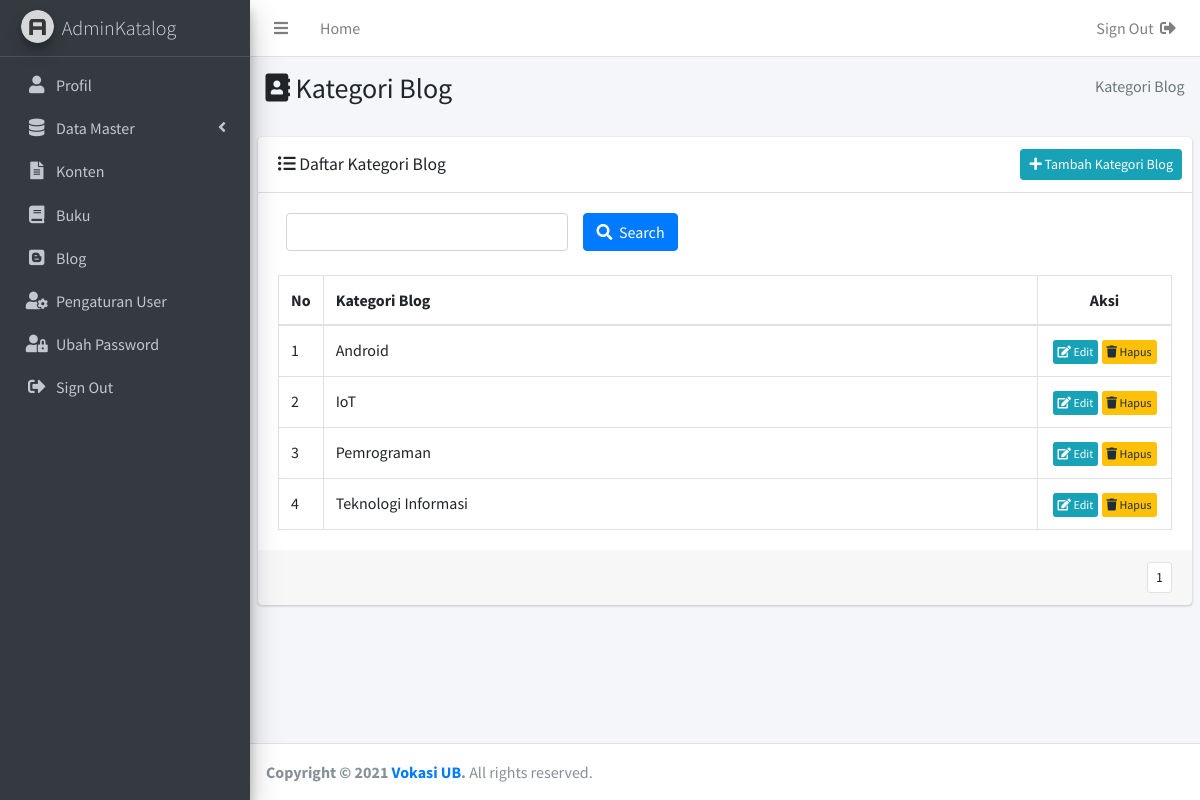
/admin/index.php?include=kategori-blog (signed in), run on the app's committed database.
### tables this page shows
CREATE TABLE `kategori_blog` (
  `id_kategori_blog` int(11) NOT NULL,
  `kategori_blog` varchar(50) DEFAULT NULL
);

### admin/include/kategoriblog.php (the view, shortened to what this page needs)
<section class="content-header">
  <div class="container-fluid">
    <div class="row mb-2">
      <div class="col-sm-6">
        <h3><i class="fas fa-address-book"></i> Kategori Blog</h3>
      </div>
      <div class="col-sm-6">
        <ol class="breadcrumb float-sm-right">
          <li class="breadcrumb-item active"> Kategori Blog</li>
        </ol>
      </div>
    </div>
  </div>
</section>
<section class="content">
        <div class="card">
          <div class="card-header">
            <h3 class="card-title" style="margin-top:5px;"><i class="fas fa-list-ul"></i> Daftar  Kategori Blog</h3>
            <div class="card-tools">
              <a href="index.php?include=tambah-kategori-blog" class="btn btn-sm btn-info float-right"><i class="fas fa-plus"></i> Tambah  Kategori Blog</a>
            </div>
          </div>
          <div class="card-body">
          <div class="col-md-12">
              <form method="post" action="index.php?include=kategori-blog&aksi=cari">
                <div class="row">
                    <div class="col-md-4 bottom-10">
                      <input type="text" class="form-control" id="kata_kunci"
                      name="katakunci"
                      value="<?php if(isset($_GET['katakunci'])){
                        echo $_GET['katakunci'];
                      }?>">
                    </div>
                    <div class="col-md-5 bottom-10">
                      <button type="submit" class="btn btn-primary"><i class="fas fa-search"></i>&nbsp; Search</button>
                    </div>
                </div>
              </form>
            </div><br>
            <table class="table table-bordered">
              <thead>
                <tr>
                  <th width="5%">No</th>
                  <th width="80%">Kategori Blog</th>
                  <th width="15%"><center>Aksi</center></th>
                </tr>
              </thead>
              <tbody>
              <?php
              $batas = 10;
              if(!isset($_GET['halaman'])){
                   $posisi = 0;
              }else{
                   $halaman = $_GET['halaman'];
                   $posisi = ($halaman-1) * $batas;
              }
                $sql_k = "SELECT `id_kategori_blog`,`kategori_blog` FROM
                `kategori_blog` ";
                $sql_k .= " ORDER BY `kategori_blog`limit $posisi, $batas";
                $query_k = mysqli_query($koneksi,$sql_k);
                $no = $posisi+1;
                while($data_k = mysqli_fetch_row($query_k)){
                  $id_kategori_blog = $data_k[0];
                  $kategori_blog = $data_k[1];
                ?>
                <tr>
                  <td><?php echo $no; ?></td>
                  <td><?php echo $kategori_blog; ?></td>
                  <td align="center">
                  <a href="index.php?include=edit-kategori-blog&data=<?php echo $id_kategori_blog;?>" class="btn btn-xs btn-info"><i class="fas fa-edit"></i> Edit</a>
                  <a href="index.php?include=kategori-blog&aksi=hapus&data=<?php echo $id_kategori_blog;?>&notif=hapusberhasil" class="btn btn-xs btn-warning"><i class="fas fa-trash"></i> Hapus</a>
                  </td>
                </tr>
                <?php $no++; }?>
              </tbody>
            </table>
          </div>
          <?php
          $sql_jum = "select `id_kategori_blog`, `kategori_blog` from
                  `kategori_blog` order by `kategori_blog`";
          $query_jum = mysqli_query($koneksi,$sql_jum);
          $jum_data = mysqli_num_rows($query_jum);
          $jum_halaman = ceil($jum_data/$batas);
          ?>
          <div class="card-footer clearfix">
          <ul class="pagination pagination-sm m-0 float-right">
            <?php
            if($jum_halaman==0){
            }else if($jum_halaman==1){
              echo "<li class='page-item'><a class='page-link'>1</a></li>";
            }?>
          </div>
        </div>
</section>

### data on the page
kategori_blog: kategori_blog "Android"
kategori_blog: kategori_blog "IoT"
kategori_blog: kategori_blog "Pemrograman"
kategori_blog: kategori_blog "Teknologi Informasi"
